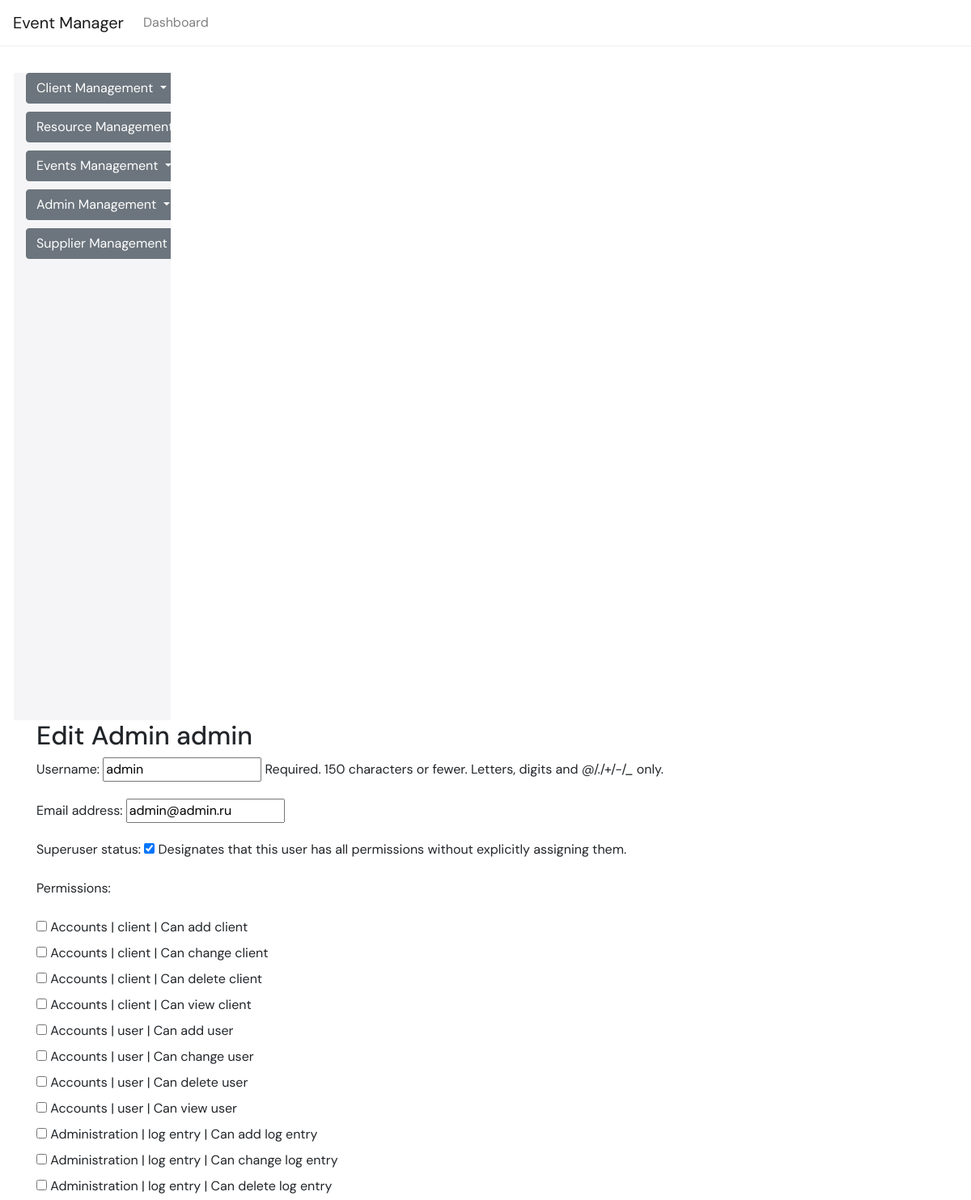
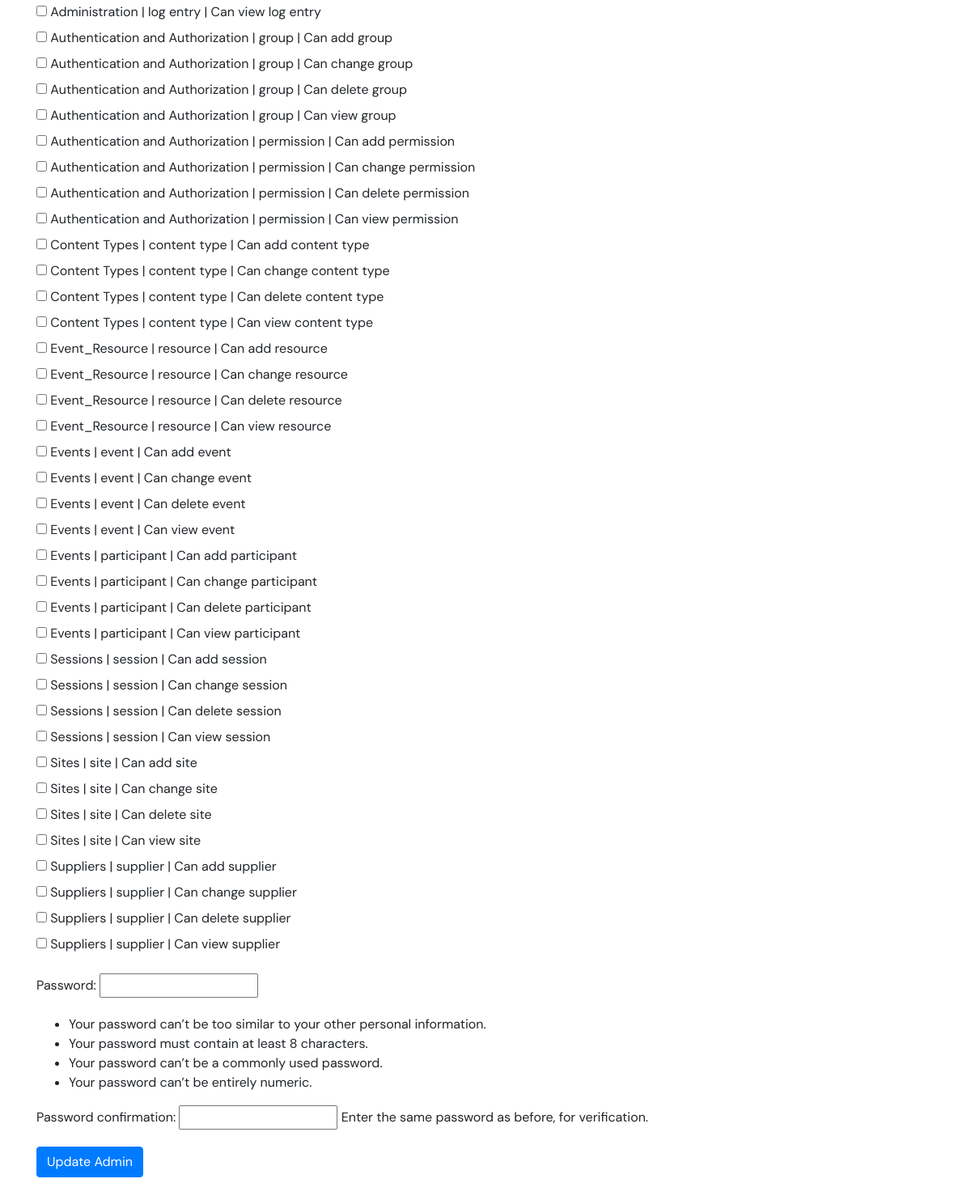
The page /accounts/edit-admin/1/ on the database its author committed (2 pictures, top to bottom).
### accounts/models.py (models this page shows)
class CustomUser(AbstractUser):
    phone = models.CharField(max_length=20, blank=True, null=True)

### accounts/views.py (the view)
# urls.py: path('edit-admin/<int:pk>/', EditAdminView.as_view(), name='edit_admin'),
class EditAdminView(UpdateView):
    model = CustomUser
    form_class = AdminCreationForm  # You might need a slightly modified form for editing
    template_name = 'admin/edit_admin.html'
    success_url = reverse_lazy('accounts:superuser_list')

### accounts/forms.py (shortened to what this page needs)
class AdminCreationForm(UserCreationForm):
    permissions = forms.ModelMultipleChoiceField(
        queryset=Permission.objects.all(),
        widget=forms.CheckboxSelectMultiple,
        required=False
    )
    class Meta:
        model = CustomUser
        fields = ['username', 'email', 'is_superuser', 'permissions']

### event_manager/context_processors.py (called while the page is built)
def add_event_list_to_context(request):
    return {
        'events': Event.objects.all()
    }

### event_manager/templates/admin/edit_admin.html (shortened to what this page needs)
{% extends 'base.html' %}
{% block content %}
<div class="container">
    <h2>Edit Admin {{ form.instance.username }}</h2>
    <form method="post">
        {{ form.as_p }}
        <button type="submit" class="btn btn-primary">Update Admin</button>
    </form>
</div>
{% endblock %}

### event_manager/templates/base.html (style rules this page uses)
body, h1, h2, h3, h4, h5, h6, .navbar-brand, .nav-link { font-family: 'DM Sans', sans-serif; }
:root { --primary-color: #3772FF; --secondary-color: #F5F5F7; --dark-color: #333333; --light-color: #F5F5F5; --success-color: #34A853; --warning-color: #FBBC05; --error-color: #EA4335; --white: #FFFFFF; --black: #000000; }

### rows shown on the page
CustomUser: instance.username "admin", username "admin", email "admin@admin.ru", is_superuser "☑"
